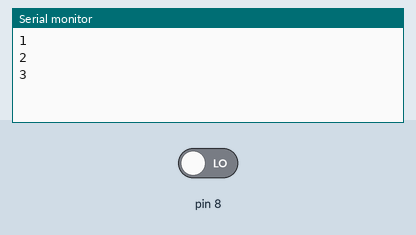
This sketch was run on a simulated Arduino Uno, built with avr-gcc and run on an emulated ATmega328P. On the bench: the last lines printed to the serial monitor. The test bench sets the inputs (shaded band); at power-on: pin 8 LOW.

Above: at 2.8 s.
2.9 s: pin 8 driven HIGH
At 3.8 s:
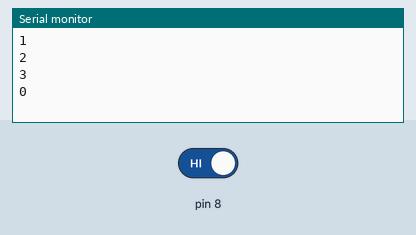
4.4 s: pin 8 driven LOW
At 5.6 s:
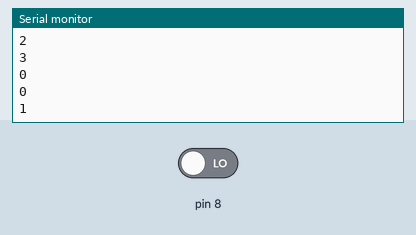
Timing chart, 0 to 7.4 s (numbered marks = the images above; inputs shaded):
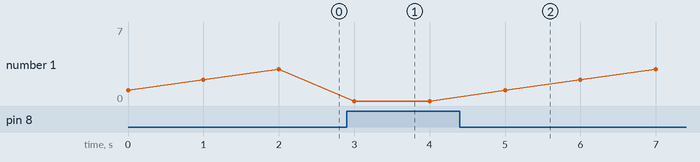

Measured:
- after the input at 2.9 s, the serial monitor: prints a new line after 0.10 s (image 1)
- after the input at 4.4 s, the serial monitor: prints a new line after 0.60 s (image 2)
- plotted number 1: 3 → 0 after the input at 2.9 s, 0 → 7 after the input at 4.4 s

The sketch:

0921_LAB3.ino
```cpp
void setup() {
 Serial.begin(9600);
 pinMode(8,INPUT);

}

int cnt=1;
int val=0;

void loop() {
  val = digitalRead(8);
  if (val == HIGH){
    cnt =0;
  }
  Serial.println(cnt);
  delay(1000);
  cnt++;
}
```
